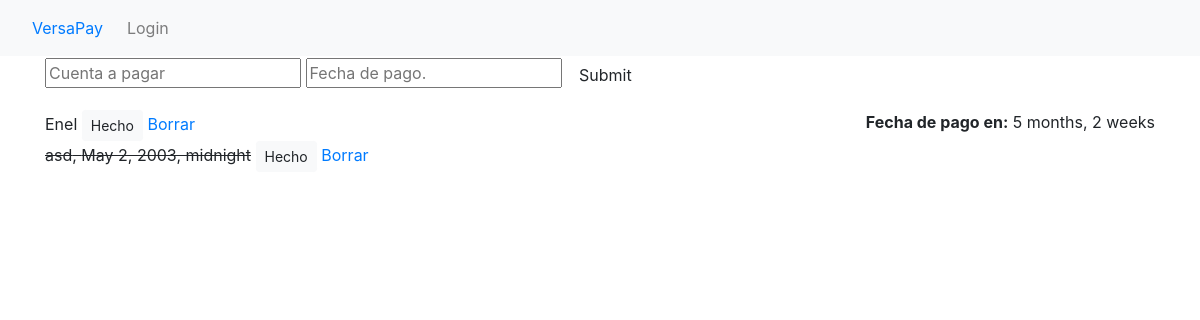
Page /calendario/ on the committed database.
### user_profile/models.py (models this page shows)
class calendario(models.Model):
    titulo = models.CharField(max_length=100)
    hecho = models.BooleanField(default= False)
    crear = models.DateTimeField(auto_now_add = True)
    fecha = models.DateTimeField(auto_now_add = False, auto_now = False, blank = True, null = True)
    def __str__(self):
        return self.titulo

### user_profile/views.py (the view)
# urls.py: path('calendario/', pviews.kalendar, name = 'calendario'),
def kalendar(request):
	queryset = calendario.objects.order_by('hecho','fecha')
	form = lista()
	if request.method =='POST':
		form = lista(request.POST)
		if form.is_valid():
			form.save()
		return redirect('/calendario/')
	context = {
		'tasks':queryset,
		'form':form,
		}
	return render(request, 'calendario.html', context)

### user_profile/forms.py
class lista(forms.ModelForm):
	titulo = forms.CharField(widget= forms.TextInput(attrs={'placeholder':'Cuenta a pagar'}), label=False)
	fecha = forms.CharField(widget= forms.TextInput(attrs={'placeholder':'Fecha de pago.'}), label=False)
	class Meta:
		model = calendario
		fields = ['titulo', 'fecha']

### user_profile/templates/calendario.html (shortened to what this page needs)
{% extends 'header.html' %}
{% block content %}
<div class="container">
	<form method="POST" action="/calendario/">
		{{form}}
		<input class="btn save" type="submit" name="save">
	</form>
	<div class="todo-list">
	{% for task in tasks %}
		<div class="item-row">
            {% if task.hecho == True %}
			<strike>{{task}}, {{task.fecha}}</strike>
			{% else %}
			<span>{{task}}</span>
            <span style="float: right;" class="timer"><b>Fecha de pago en:</b> {{ task.fecha|timeuntil }}</span>
            {% endif %}
            <a class="btn btn-sm btn-light" href="{% url 'update_task' task.id %}">Hecho</a>
            <a href="{% url 'borrar_fecha' task.id %}">Borrar</a>
        </div>
	{% endfor %}
	</div>
</div>
{% endblock %}

### rows in the picture
calendario: titulo "Enel", fecha "5 months, 2 weeks"
calendario: titulo "asd", fecha "May 2, 2003, midnight"
